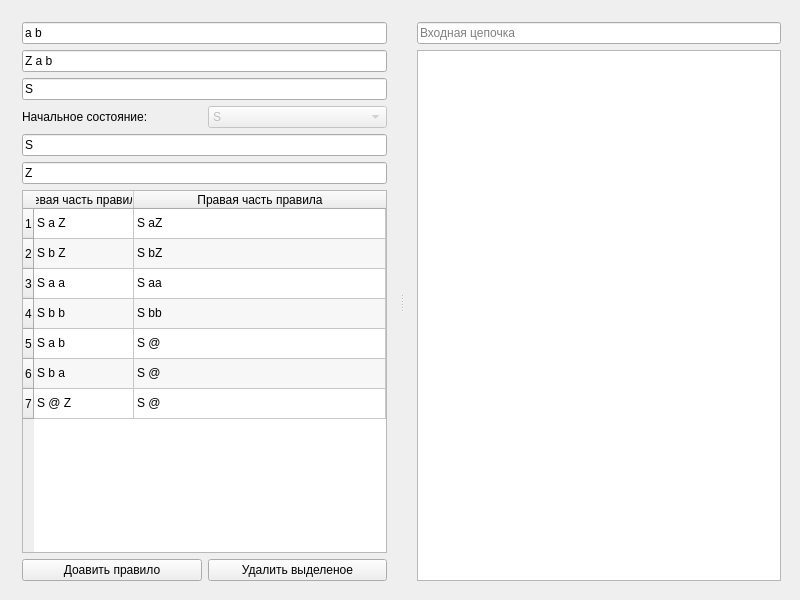
<?xml version="1.0" encoding="UTF-8"?>
<ui version="4.0">
 <class>Widget</class>
 <widget class="QWidget" name="Widget">
  <property name="geometry">
   <rect>
    <x>0</x>
    <y>0</y>
    <width>800</width>
    <height>600</height>
   </rect>
  </property>
  <property name="sizePolicy">
   <sizepolicy hsizetype="Fixed" vsizetype="Fixed">
    <horstretch>0</horstretch>
    <verstretch>0</verstretch>
   </sizepolicy>
  </property>
  <property name="minimumSize">
   <size>
    <width>800</width>
    <height>600</height>
   </size>
  </property>
  <property name="maximumSize">
   <size>
    <width>800</width>
    <height>600</height>
   </size>
  </property>
  <property name="windowTitle">
   <string>Widget</string>
  </property>
  <widget class="QSplitter" name="splitter">
   <property name="geometry">
    <rect>
     <x>11</x>
     <y>11</y>
     <width>781</width>
     <height>581</height>
    </rect>
   </property>
   <property name="orientation">
    <enum>Qt::Horizontal</enum>
   </property>
   <property name="handleWidth">
    <number>8</number>
   </property>
   <widget class="QWidget" name="">
    <layout class="QGridLayout" name="gridLayout">
     <item row="0" column="0" colspan="2">
      <widget class="QLineEdit" name="leTerm">
       <property name="text">
        <string>a b</string>
       </property>
       <property name="placeholderText">
        <string>Входной алфавит</string>
       </property>
      </widget>
     </item>
     <item row="1" column="0" colspan="2">
      <widget class="QLineEdit" name="leMag">
       <property name="text">
        <string>Z a b</string>
       </property>
       <property name="placeholderText">
        <string>Магазинный алфавит</string>
       </property>
      </widget>
     </item>
     <item row="2" column="0" colspan="2">
      <widget class="QLineEdit" name="leStates">
       <property name="text">
        <string>S</string>
       </property>
       <property name="placeholderText">
        <string>Конечное множество состояний</string>
       </property>
      </widget>
     </item>
     <item row="3" column="0">
      <widget class="QLabel" name="lStart">
       <property name="text">
        <string>Начальное состояние:</string>
       </property>
      </widget>
     </item>
     <item row="3" column="1">
      <widget class="QComboBox" name="cbStart">
       <property name="enabled">
        <bool>false</bool>
       </property>
       <item>
        <property name="text">
         <string>S</string>
        </property>
       </item>
      </widget>
     </item>
     <item row="4" column="0" colspan="2">
      <widget class="QLineEdit" name="leFinish">
       <property name="text">
        <string>S</string>
       </property>
       <property name="placeholderText">
        <string>Подмножество заключительных состояний</string>
       </property>
      </widget>
     </item>
     <item row="5" column="0" colspan="2">
      <widget class="QLineEdit" name="leStartMag">
       <property name="text">
        <string>Z</string>
       </property>
       <property name="placeholderText">
        <string>Начальное содержимое магазина</string>
       </property>
      </widget>
     </item>
     <item row="6" column="0" colspan="2">
      <widget class="QTableWidget" name="twRules">
       <property name="alternatingRowColors">
        <bool>true</bool>
       </property>
       <property name="selectionMode">
        <enum>QAbstractItemView::SingleSelection</enum>
       </property>
       <property name="selectionBehavior">
        <enum>QAbstractItemView::SelectRows</enum>
       </property>
       <attribute name="horizontalHeaderDefaultSectionSize">
        <number>100</number>
       </attribute>
       <attribute name="horizontalHeaderMinimumSectionSize">
        <number>100</number>
       </attribute>
       <attribute name="horizontalHeaderStretchLastSection">
        <bool>true</bool>
       </attribute>
       <row>
        <property name="text">
         <string>1</string>
        </property>
       </row>
       <row>
        <property name="text">
         <string>2</string>
        </property>
       </row>
       <row>
        <property name="text">
         <string>3</string>
        </property>
       </row>
       <row>
        <property name="text">
         <string>4</string>
        </property>
       </row>
       <row>
        <property name="text">
         <string>5</string>
        </property>
       </row>
       <row>
        <property name="text">
         <string>6</string>
        </property>
       </row>
       <row>
        <property name="text">
         <string>7</string>
        </property>
       </row>
       <column>
        <property name="text">
         <string>Левая часть правила</string>
        </property>
       </column>
       <column>
        <property name="text">
         <string>Правая часть правила</string>
        </property>
       </column>
       <item row="0" column="0">
        <property name="text">
         <string>S a Z</string>
        </property>
       </item>
       <item row="0" column="1">
        <property name="text">
         <string>S aZ</string>
        </property>
       </item>
       <item row="1" column="0">
        <property name="text">
         <string>S b Z</string>
        </property>
       </item>
       <item row="1" column="1">
        <property name="text">
         <string>S bZ</string>
        </property>
       </item>
       <item row="2" column="0">
        <property name="text">
         <string>S a a</string>
        </property>
       </item>
       <item row="2" column="1">
        <property name="text">
         <string>S aa</string>
        </property>
       </item>
       <item row="3" column="0">
        <property name="text">
         <string>S b b</string>
        </property>
       </item>
       <item row="3" column="1">
        <property name="text">
         <string>S bb</string>
        </property>
       </item>
       <item row="4" column="0">
        <property name="text">
         <string>S a b</string>
        </property>
       </item>
       <item row="4" column="1">
        <property name="text">
         <string>S @</string>
        </property>
       </item>
       <item row="5" column="0">
        <property name="text">
         <string>S b a</string>
        </property>
       </item>
       <item row="5" column="1">
        <property name="text">
         <string>S @</string>
        </property>
       </item>
       <item row="6" column="0">
        <property name="text">
         <string>S @ Z</string>
        </property>
       </item>
       <item row="6" column="1">
        <property name="text">
         <string>S @</string>
        </property>
       </item>
      </widget>
     </item>
     <item row="7" column="0">
      <widget class="QPushButton" name="pbAdd">
       <property name="text">
        <string>Доавить правило</string>
       </property>
      </widget>
     </item>
     <item row="7" column="1">
      <widget class="QPushButton" name="pbDelete">
       <property name="text">
        <string>Удалить выделеное</string>
       </property>
      </widget>
     </item>
    </layout>
   </widget>
   <widget class="QWidget" name="">
    <layout class="QVBoxLayout" name="verticalLayout">
     <item>
      <widget class="QLineEdit" name="leInput">
       <property name="placeholderText">
        <string>Входная цепочка</string>
       </property>
      </widget>
     </item>
     <item>
      <widget class="QListWidget" name="lwOutput"/>
     </item>
    </layout>
   </widget>
  </widget>
 </widget>
 <layoutdefault spacing="6" margin="11"/>
 <resources/>
 <connections/>
</ui>
